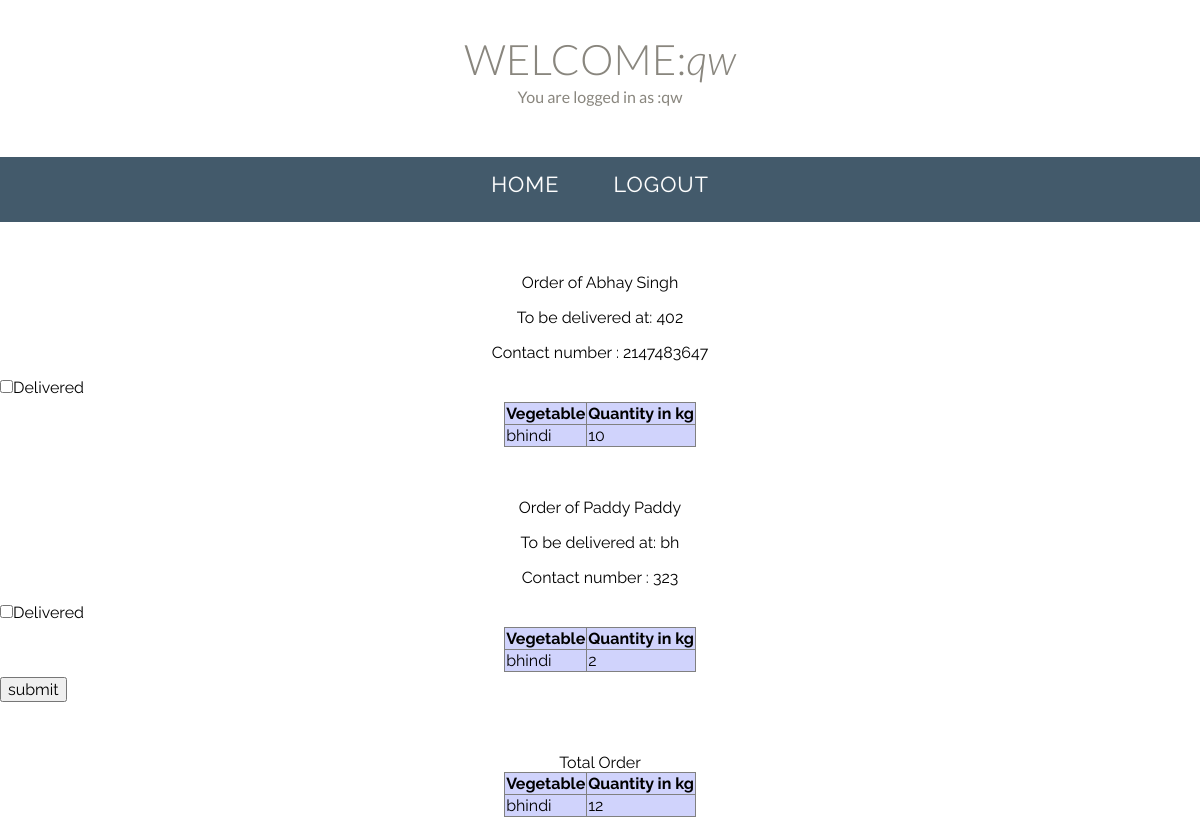
The page /seeallorders.php (signed in) on the database its author committed.
### tables this page shows
CREATE TABLE `USER_DETAILS` (
  `user` varchar(20) DEFAULT NULL,
  `fname` varchar(20) DEFAULT NULL,
  `lname` varchar(20) DEFAULT NULL,
  `contact` int(50) DEFAULT NULL,
  `Type` varchar(10) DEFAULT NULL,
  `address` varchar(50) DEFAULT NULL
);

CREATE TABLE `orders` (
  `user` varchar(10) NOT NULL,
  `vegetable` varchar(20) NOT NULL,
  `qty` float DEFAULT NULL
);

### connection.php (called while the page is built, shortened)
<?php
$user=$_SESSION['login_user'];
$Type=$_SESSION['Type'];
$sql="select user from `LOGIN` where user='$user' and TYPE='$Type'";
$result = mysql_query($sql);
$row = mysql_fetch_array($result);
$login_session=$row['user'];
?>

### seeallorders.php (the view, shortened to what this page needs)
<?php
include('connection.php');
?>
<html>
<head>
		<link rel="stylesheet" type="text/css" href="css/normalize.css" />
		<link rel="stylesheet" type="text/css" href="css/demo.css" />
		<link rel="stylesheet" type="text/css" href="css/component.css" />
</head>
<body>
	<div class="container">
<header>
				<h1>WELCOME:<i><?php echo $login_session; ?></i></h1>
<?php
  	$user1= $login_session;
 echo "You are logged in as :" . "$user1";
  echo "<br><br>"; ?>
</header>
<section style="padding: 0px"class="color-1">
				<nav class="cl-effect-4">
					<a href="admin.php" data-hover="CLICK HERE"><span>HOME</span></a>
					<a href="gallery.html" data-hover="CLICK "><span>LOGOUT</span></a>
				</nav>
			</section>
	<!doctype html>
    <html lang="en">
    <head>
    </head>
    <body>
      <?php
	$sql1= "select count(*) as count from orders";
	$res1=mysql_query($sql1) or die("counterror");
	$cnt1=mysql_result($res1,0,0);
	if($cnt1==0)
	{ echo "No pending orders<br>";
         }
else
	{ echo ' <form action="viewcart.php" method="post">';
	$sql2="select distinct (user) as user from orders";
	$res2=mysql_query($sql2) or die("distinct error");
while ($row = mysql_fetch_assoc($res2) ) {
$user= $row['user'];
$sql4="select fname,lname,address,contact from `USER_DETAILS` where user='$user'";
$res4=mysql_query($sql4);
$cnt4=mysql_fetch_array($res4);
$fname=$cnt4['fname'];
$lname=$cnt4['lname'];
$address=$cnt4['address'];
$contact=$cnt4['contact'];
	$sql3="select vegetable, qty from orders where user='$user'";
	$res3=mysql_query($sql3) or die("selection error");
?>
<?php echo "<br>";
echo "<p align=center>Order of $fname $lname </p> ";
echo "<p align=center>To be delivered at: $address </p> ";
echo "<p align=center>Contact number : $contact </p> ";
 echo "<input name='checked[]' type='checkbox'  style=vertical-align: middle; margin: 0px;  value=$user />Delivered";
?>
<table border="1" style= "background-color:#D0D3FC; color: black; margin: 5 auto;" >
<thead>
        <tr>
          <th>Vegetable</th>
          <th>Quantity in kg</th>
     </tr>
      </thead>
      <tbody>
<?php while ($pickresults=mysql_fetch_assoc($res3) )
{
$veg1=$pickresults['vegetable'];
$qty1=$pickresults['qty'];
 echo
            "<tr>
              <td>{$veg1}</td>
              <td>{$qty1}</td>
            </tr>\n";
} ?>
</tbody>
</table>
<?php
}?>
<input type="submit" style="vertical-align: middle; margin: 0px;" name="submit" value="submit" />
</form>
<?php
$sql3="select vegetable, sum(qty) as qty from orders group by vegetable";
	$res3=mysql_query($sql3) or die("selection error");
 echo "<br>";
?>
<table border="1" style= "background-color:#D0D3FC; color: black; margin: 5 auto;" >
<caption>Total Order</caption>
<thead>
        <tr>
          <th>Vegetable</th>
          <th>Quantity in kg</th>
     </tr>
      </thead>
      <tbody>
<?php while ($pickresults=mysql_fetch_assoc($res3) )
{
$veg1=$pickresults['vegetable'];
$qty1=$pickresults['qty'];
 echo
            "<tr>
              <td>{$veg1}</td>
              <td>{$qty1}</td>
            </tr>\n";
}
?></tbody>
</table>
<?php
}
       ?>
    </body>
    </html>
</div>
</body>
</html>

### css/demo.css (style rules this page uses)
.container > header, .codrops-top { font-family: 'Lato', Arial, sans-serif; }
.container > header { margin: 0 auto; padding: 2em; text-align: center; color: #89867e; }
.container > header h1 { font-size: 2.625em; line-height: 1.3; margin: 0; font-weight: 300; }
.container > section { margin: 0 auto; padding: 10em 3em; text-align: center; }
.color-1 { background: #435a6b; }

### css/component.css (style rules this page uses)
*, *:after, *::before { -webkit-box-sizing: border-box; -moz-box-sizing: border-box; box-sizing: border-box; }
body { font-family: 'Raleway', sans-serif; }
nav a { position: relative; display: inline-block; margin: 15px 25px; outline: none; color: #fff; text-decoration: none; text-transform: uppercase; letter-spacing: 1px; font-weight: 400; text-shadow: 0 0 1px rgba(255,255,255,0.3); font-size: 1.35em; }
.cl-effect-4 a { padding: 0 0 10px; }
.cl-effect-4 a::after { position: absolute; top: 100%; left: 0; width: 100%; height: 1px; background: #fff; content: ''; opacity: 0; -webkit-transition: height 0.3s, opacity 0.3s, -webkit-transform 0.3s; -moz-transition: height 0.3s, opacity 0.3s, -moz-transform 0.3s; transition: height 0.3s, opacity 0.3s, transform 0.3s; -webkit-transform: translateY(-10px); -moz-transform: translateY(-10px); transform: translateY(-10px); }

### rows shown on the page
user_details: fname "Abhay", lname "Singh", address "402", contact "2147483647"
orders: vegetable "bhindi", qty "10"
user_details: fname "Paddy", lname "Paddy", address "bh", contact "323"
orders: vegetable "bhindi", qty "2"

### other values the page prints
$login_session "qw"
$user1 "qw"
$veg1 "bhindi"
$qty1 "12"
